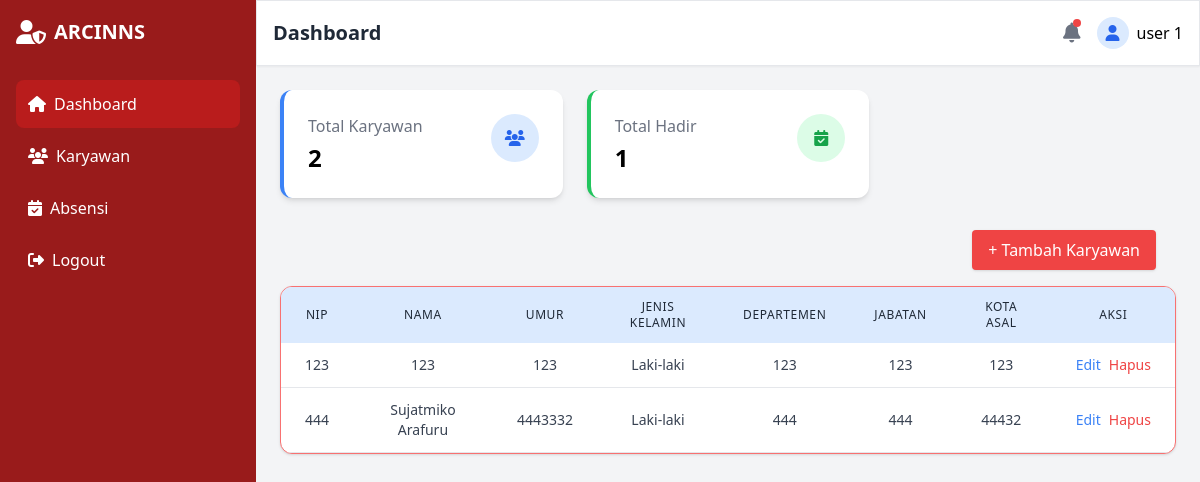
The page /index.php (signed in) on the database its author committed.
### tables this page shows
CREATE TABLE IF NOT EXISTS `users` (
  `NIP` int NOT NULL,
  `username` varchar(50) NOT NULL,
  `email` varchar(255) NOT NULL,
  `password` varchar(255) NOT NULL,
  `nama` varchar(255),
  `umur` int NOT NULL,
  `jenis_kelamin` enum('L','P') NOT NULL,
  `departemen` varchar(255),
  `jabatan` varchar(255),
  `kota_asal` varchar(255),
  PRIMARY KEY (`NIP`)
);

### index.php (the view, shortened to what this page needs)
<?php
require_once("db/config.php");
$total_karyawan_query = "SELECT * FROM users";
$daftar_karyawan = $db->query($total_karyawan_query)->fetch_all(MYSQLI_ASSOC);
$total_karyawan = count($daftar_karyawan) ?? 0;
$total_absensi_query = "SELECT tanggal_absensi FROM absensi_karyawan";
$daftar_absensi = $db->query($total_absensi_query)->fetch_assoc() ?? [];
$total_absensi = count($daftar_absensi) ?? 0;
?>
<!DOCTYPE html>
<html lang="id">
<head>
  <script src="https://cdn.tailwindcss.com"></script>
  <link href="https://cdnjs.cloudflare.com/ajax/libs/font-awesome/6.4.0/css/all.min.css" rel="stylesheet">
</head>
<body class=" bg-gray-100 font-sans">
  <div class="flex h-screen">
    <div class="w-64 bg-red-800 text-white p-4 hidden md:block">
      <div class="flex items-center space-x-2 mb-8">
        <i class="fas fa-user-shield text-2xl"></i>
        <h1 class="text-xl font-bold">ARCINNS</h1>
      </div>
      <nav class="space-y-1">
        <a href="index.php" class="flex items-center space-x-2 p-3 rounded-lg bg-red-700">
          <i class="fas fa-home"></i>
          <span>Dashboard</span>
        </a>
        <a href="pages/karyawan/daftar.php" class="flex items-center space-x-2 p-3 rounded-lg hover:bg-red-700">
          <i class="fas fa-users"></i>
          <span>Karyawan</span>
        </a>
        <a href="pages/absensi/daftar.php" class="flex items-center space-x-2 p-3 rounded-lg hover:bg-red-700">
          <i class="fas fa-calendar-check"></i>
          <span>Absensi</span>
        </a>
        <a href="pages/logout.php" class="flex items-center space-x-2 p-3 rounded-lg hover:bg-red-700 mt-10">
          <i class="fas fa-sign-out-alt"></i>
          <span>Logout</span>
        </a>
      </nav>
    </div>
    <div class="flex-1 overflow-auto">
      <header class="bg-white shadow-sm border border-bottom">
        <div class="flex justify-between items-center p-4">
          <h2 class="text-xl font-semibold text-gray-800">
            Dashboard
          </h2>
          <div class="flex items-center space-x-4">
            <div class="relative">
              <i class="fas fa-bell text-gray-500 text-xl"></i>
              <span class="absolute top-0 right-0 h-2 w-2 rounded-full bg-red-500"></span>
            </div>
            <div class="flex items-center space-x-2">
              <div class="h-8 w-8 bg-blue-100 rounded-full flex items-center justify-center">
                <i class="fas fa-user text-blue-600"></i>
              </div>
              <span class="font-medium">
                <?= $_SESSION["username"] ?>
              </span>
            </div>
          </div>
        </div>
      </header>
      <main class="p-6">
        <div class="grid grid-cols-1 md:grid-cols-3 gap-6 mb-8">
          <div class="bg-white rounded-xl shadow-md p-6 border-l-4 border-blue-500">
            <div class="flex justify-between">
              <div>
                <p class="text-gray-500">
                  Total Karyawan
                </p>
                <h3 class="text-2xl font-bold mt-1">
                  <?= $total_karyawan ?>
                </h3>
              </div>
              <div class="bg-blue-100 p-3 rounded-full h-12 w-12 flex items-center justify-center">
                <i class="fas fa-users text-blue-600"></i>
              </div>
            </div>
          </div>
          <div class="bg-white rounded-xl shadow-md p-6 border-l-4 border-green-500">
            <div class="flex justify-between">
              <div>
                <p class="text-gray-500">Total Hadir</p>
                <h3 class="text-2xl font-bold mt-1">
                  <?= $total_absensi ?>
                </h3>
              </div>
              <div class="bg-green-100 p-3 rounded-full h-12 w-12 flex items-center justify-center">
                <i class="fas fa-calendar-check text-green-600"></i>
              </div>
            </div>
          </div>
        </div>
        <div class="flex justify-end mb-4 mx-5">
          <a href="pages/karyawan/tambah.php" class="bg-red-500 hover:bg-blue-600 text-white px-4 py-2 rounded shadow">
            + Tambah Karyawan
          </a>
        </div>
        <div class="bg-white rounded-xl shadow overflow-hidden border border-red-400">
          <?php if (!$daftar_karyawan): ?>
            <div class="flex justify-center text-3xl font-bold text-gray-300 uppercase w-full h-[5rem] items-center">
              data karyawan kosong
            </div>
          <?php else: ?>
            <div class="overflow-x-auto">
              <table class="min-w-full">
                <thead class="bg-blue-100">
                  <tr>
                    <th class="px-6 py-3 text-center text-xs font-medium text-gray-800 uppercase tracking-wider">NIP</th>
                    <th class="px-6 py-3 text-center text-xs font-medium text-gray-800 uppercase tracking-wider">Nama</th>
                    <th class="px-6 py-3 text-center text-xs font-medium text-gray-800 uppercase tracking-wider">Umur</th>
                    <th class="px-6 py-3 text-center text-xs font-medium text-gray-800 uppercase tracking-wider">Jenis Kelamin</th>
                    <th class="px-6 py-3 text-center text-xs font-medium text-gray-800 uppercase tracking-wider">Departemen</th>
                    <th class="px-6 py-3 text-center text-xs font-medium text-gray-800 uppercase tracking-wider">Jabatan</th>
                    <th class="px-6 py-3 text-center text-xs font-medium text-gray-800 uppercase tracking-wider">Kota Asal</th>
                    <th class="px-6 py-3 text-center text-xs font-medium text-gray-800 uppercase tracking-wider">Aksi</th>
                  </tr>
                </thead>
                <tbody class="text-gray-700 text-sm font-light">
                  <?php foreach ($daftar_karyawan as $karyawan): ?>
                    <tr class="border-b hover:bg-gray-100">
                      <td class="py-3 px-6 text-center"><?= $karyawan["NIP"] ?></td>
                      <td class="py-3 px-6 text-center"><?= $karyawan["nama"] ?></td>
                      <td class="py-3 px-6 text-center"><?= $karyawan["umur"] ?></td>
                      <td class="py-3 px-6 text-center"><?= $karyawan["jenis_kelamin"] == "L" ? "Laki-laki" : "Perempuan" ?></td>
                      <td class="py-3 px-6 text-center"><?= $karyawan["departemen"] ?></td>
                      <td class="py-3 px-6 text-center"><?= $karyawan["jabatan"] ?></td>
                      <td class="py-3 px-6 text-center"><?= $karyawan["kota_asal"] ?></td>
                      <td class="py-3 px-6 text-center">
                        <div class="flex item-center justify-center space-x-2">
                          <a href="pages/karyawan/edit.php?nip=<?= $karyawan["NIP"] ?>" class="text-blue-500 hover:underline">Edit</a>
                          <a href="index.php?delete=<?= $karyawan["NIP"] ?>" onclick="confirmMessage('Apakah anda yakin ingin menghapus data karyawan ini?')" class="text-red-500 hover:underline">
                            Hapus
                          </a>
                        </div>
                      </td>
                    </tr>
                  <?php endforeach ?>
                </tbody>
              </table>
            </div>
          <?php endif ?>
      </main>
    </div>
  </div>
</body>
</html>

### rows shown on the page
users: NIP "123", nama "123", umur "123", jenis_kelamin "Laki-laki", departemen "123", jabatan "123", kota_asal "123"
users: NIP "444", nama "Sujatmiko Arafuru", umur "4443332", jenis_kelamin "Laki-laki", departemen "444", jabatan "444", kota_asal "44432"

### other values the page prints
$_SESSION["username"] "user 1"
$total_karyawan "2"
$total_absensi "1"
